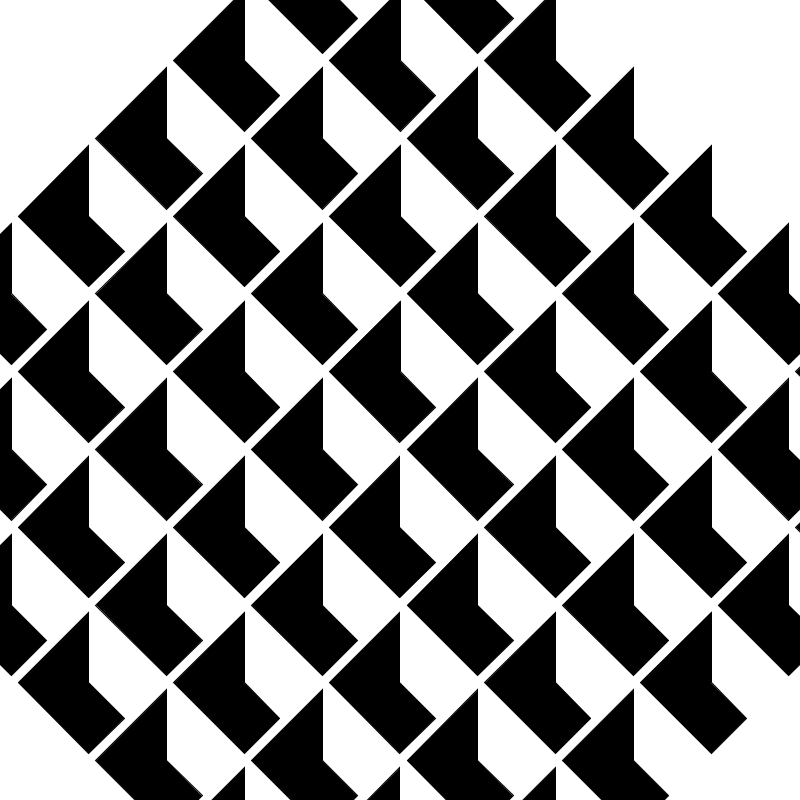
Frame 1 (no input)
Frame 60 (the mouse pressed at the canvas centre just before this capture): identical to frame 1, image omitted
Frame 120 (the mouse held since frame 60 and released just before this capture): identical to frame 1, image omitted

The Processing sketch that drew this single still picture (run headless with seeded random() and noise(); from frame 60 on, the mouse is pressed at the canvas centre):

// Processing sketch: ejemplo_01
// ── ejemplo_01.pde
int lado;

void setup() {
  size(800, 800);
  lado = 100;
}

void draw() {
  background(255);
  fill(0);
  translate(width/2, height/2);
  rotate(radians(45));
  translate(-width/2, -height/2);
  for (int y = 0; y < height; y += lado+10) {
    for (int x = 0; x < width; x += lado + 10) {

      pushMatrix();
      translate(x, y);
      beginShape();
      vertex(0, 0);
      vertex(lado/2, lado/2);
      vertex(lado, lado/2);
      vertex(lado, lado);
      vertex(0, lado);
      endShape(CLOSE);
      popMatrix();
    }
  }
}
